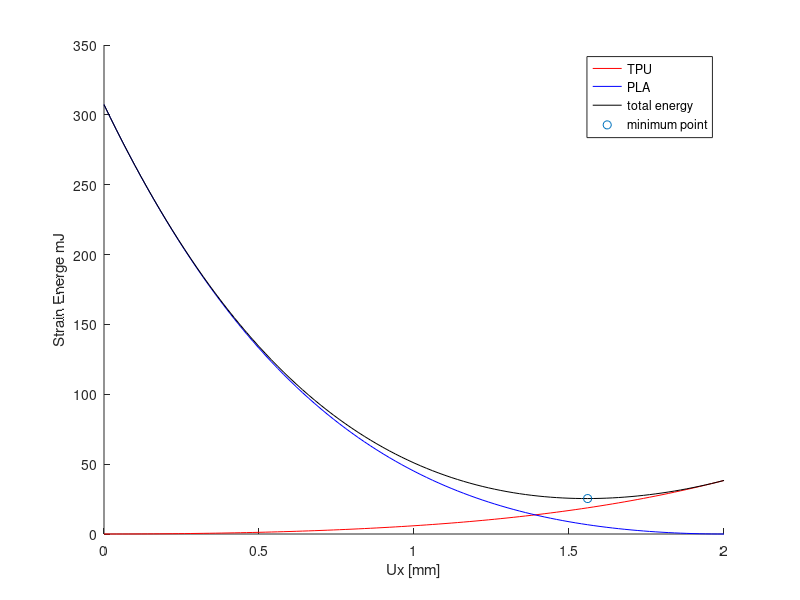
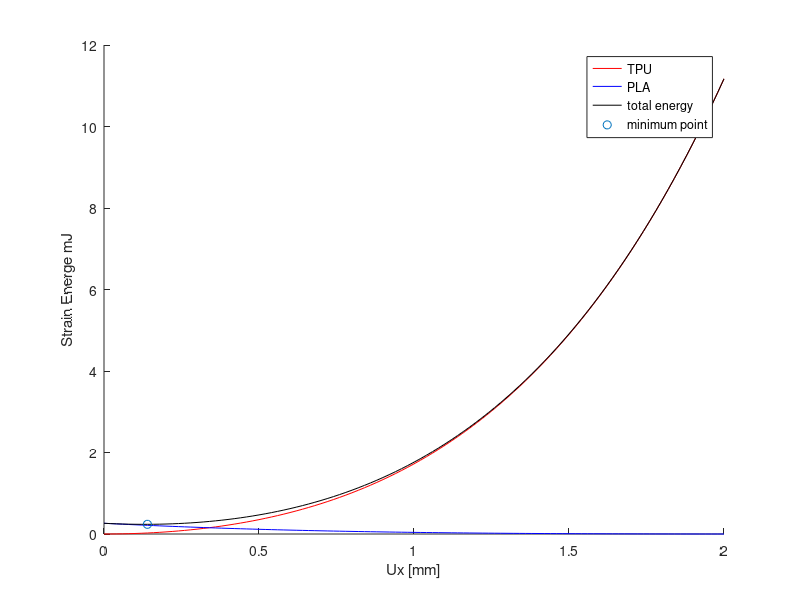
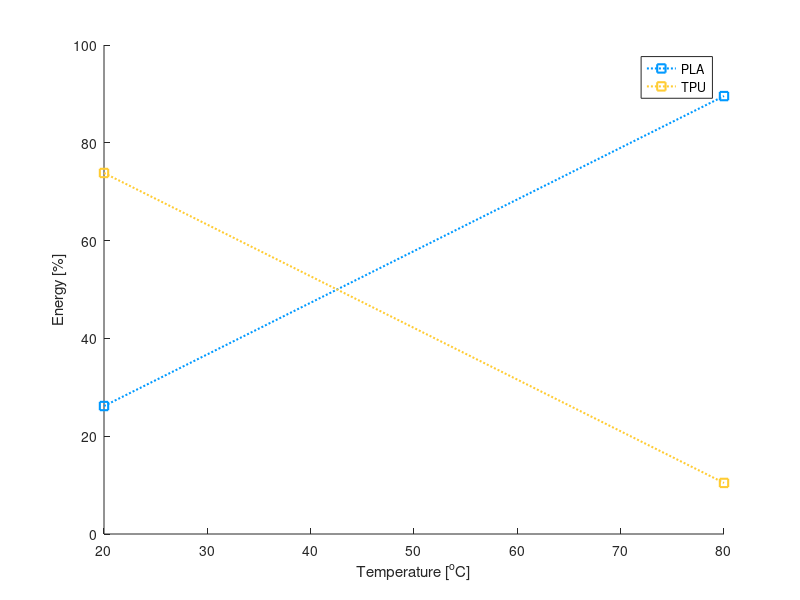
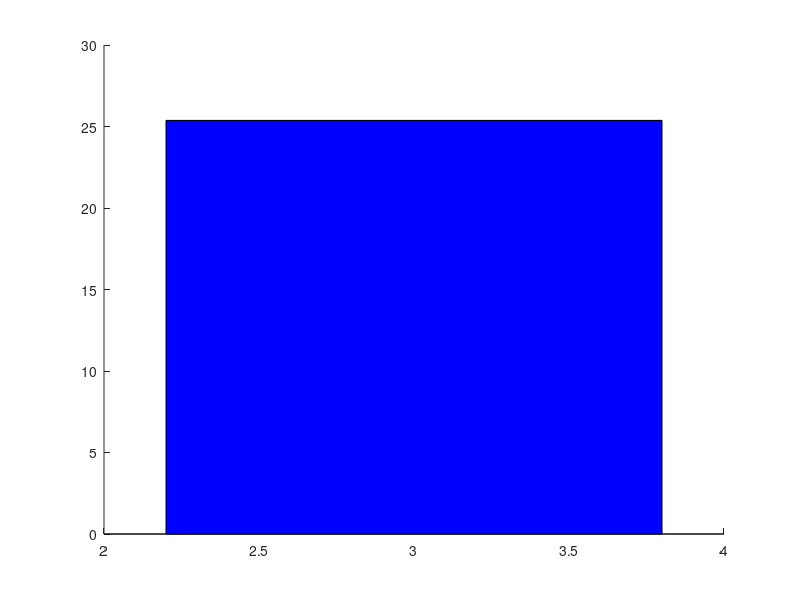

These charts were generated, in order, by the following MATLAB code:
clear
clc

SquareMode1TPU=[0,0;0.0200000000000000,0.00169064000000000;0.0400000000000000,0.00679198000000000;0.0600000000000000,0.0153503000000000;0.0800000000000000,0.0274149000000000;0.100000000000000,0.0430377000000000;0.120000000000000,0.0622741000000000;0.140000000000000,0.0851819000000000;0.160000000000000,0.111822000000000;0.180000000000000,0.142260000000000;0.200000000000000,0.176561000000000;0.220000000000000,0.214798000000000;0.240000000000000,0.257042000000000;0.260000000000000,0.303371000000000;0.280000000000000,0.353865000000000;0.300000000000000,0.408608000000000;0.320000000000000,0.467685000000000;0.340000000000000,0.531187000000000;0.360000000000000,0.599206000000000;0.380000000000000,0.671841000000000;0.400000000000000,0.749190000000000;0.420000000000000,0.831357000000000;0.440000000000000,0.918450000000000;0.460000000000000,1.01058000000000;0.480000000000000,1.10786000000000;0.500000000000000,1.21040000000000;0.520000000000000,1.31834000000000;0.540000000000000,1.43179000000000;0.560000000000000,1.55088000000000;0.580000000000000,1.67575000000000;0.600000000000000,1.80654000000000;0.620000000000000,1.94337000000000;0.640000000000000,2.08640000000000;0.660000000000000,2.23578000000000;0.680000000000000,2.39165000000000;0.700000000000000,2.55417000000000;0.720000000000000,2.72351000000000;0.740000000000000,2.89982000000000;0.760000000000000,3.08328000000000;0.780000000000000,3.27405000000000;0.800000000000000,3.47231000000000;0.820000000000000,3.67824000000000;0.840000000000000,3.89203000000000;0.860000000000000,4.11387000000000;0.880000000000000,4.34394000000000;0.900000000000000,4.58245000000000;0.920000000000000,4.82959000000000;0.940000000000000,5.08557000000000;0.960000000000000,5.35061000000000;0.980000000000000,5.62491000000000;1,5.90869000000000;1.02000000000000,6.20218000000000;1.04000000000000,6.50561000000000;1.06000000000000,6.81920000000000;1.08000000000000,7.14320000000000;1.10000000000000,7.47784000000000;1.12000000000000,7.82337000000000;1.14000000000000,8.18004000000000;1.16000000000000,8.54810000000000;1.18000000000000,8.92781000000000;1.20000000000000,9.31944000000000;1.22000000000000,9.72326000000000;1.24000000000000,10.1395000000000;1.26000000000000,10.5685000000000;1.28000000000000,11.0106000000000;1.30000000000000,11.4659000000000;1.32000000000000,11.9348000000000;1.34000000000000,12.4176000000000;1.36000000000000,12.9146000000000;1.38000000000000,13.4260000000000;1.40000000000000,13.9523000000000;1.42000000000000,14.4937000000000;1.44000000000000,15.0505000000000;1.46000000000000,15.6231000000000;1.48000000000000,16.2118000000000;1.50000000000000,16.8168000000000;1.52000000000000,17.4386000000000;1.54000000000000,18.0775000000000;1.56000000000000,18.7339000000000;1.58000000000000,19.4080000000000;1.60000000000000,20.1002000000000;1.62000000000000,20.8109000000000;1.64000000000000,21.5405000000000;1.66000000000000,22.2893000000000;1.68000000000000,23.0577000000000;1.70000000000000,23.8460000000000;1.72000000000000,24.6547000000000;1.74000000000000,25.4841000000000;1.76000000000000,26.3346000000000;1.78000000000000,27.2066000000000;1.80000000000000,28.1005000000000;1.82000000000000,29.0167000000000;1.84000000000000,29.9555000000000;1.86000000000000,30.9175000000000;1.88000000000000,31.9029000000000;1.90000000000000,32.9123000000000;1.92000000000000,33.9460000000000;1.94000000000000,35.0044000000000;1.96000000000000,36.0881000000000;1.98000000000000,37.1973000000000;2,38.3325000000000];
SquareMode1PLA=[0,0;0.0200000000000000,0.0121739000000000;0.0400000000000000,0.0488540000000000;0.0600000000000000,0.110309000000000;0.0800000000000000,0.196848000000000;0.100000000000000,0.308824000000000;0.120000000000000,0.446629000000000;0.140000000000000,0.610697000000000;0.160000000000000,0.801501000000000;0.180000000000000,1.01956000000000;0.200000000000000,1.26542000000000;0.220000000000000,1.53969000000000;0.240000000000000,1.84300000000000;0.260000000000000,2.17602000000000;0.280000000000000,2.53947000000000;0.300000000000000,2.93411000000000;0.320000000000000,3.36072000000000;0.340000000000000,3.82014000000000;0.360000000000000,4.31323000000000;0.380000000000000,4.84092000000000;0.400000000000000,5.40413000000000;0.420000000000000,6.00386000000000;0.440000000000000,6.64112000000000;0.460000000000000,7.31697000000000;0.480000000000000,8.03251000000000;0.500000000000000,8.78885000000000;0.520000000000000,9.58718000000000;0.540000000000000,10.4287000000000;0.560000000000000,11.3146000000000;0.580000000000000,12.2462000000000;0.600000000000000,13.2248000000000;0.620000000000000,14.2517000000000;0.640000000000000,15.3283000000000;0.660000000000000,16.4560000000000;0.680000000000000,17.6363000000000;0.700000000000000,18.8705000000000;0.720000000000000,20.1603000000000;0.740000000000000,21.5071000000000;0.760000000000000,22.9125000000000;0.780000000000000,24.3781000000000;0.800000000000000,25.9055000000000;0.820000000000000,27.4964000000000;0.840000000000000,29.1525000000000;0.860000000000000,30.8755000000000;0.880000000000000,32.6670000000000;0.900000000000000,34.5290000000000;0.920000000000000,36.4631000000000;0.940000000000000,38.4713000000000;0.960000000000000,40.5553000000000;0.980000000000000,42.7171000000000;1,44.9586000000000;1.02000000000000,47.2816000000000;1.04000000000000,49.6882000000000;1.06000000000000,52.1803000000000;1.08000000000000,54.7599000000000;1.10000000000000,57.4292000000000;1.12000000000000,60.1900000000000;1.14000000000000,63.0446000000000;1.16000000000000,65.9950000000000;1.18000000000000,69.0433000000000;1.20000000000000,72.1918000000000;1.22000000000000,75.4425000000000;1.24000000000000,78.7977000000000;1.26000000000000,82.2595000000000;1.28000000000000,85.8303000000000;1.30000000000000,89.5123000000000;1.32000000000000,93.3077000000000;1.34000000000000,97.2189000000000;1.36000000000000,101.248000000000;1.38000000000000,105.398000000000;1.40000000000000,109.670000000000;1.42000000000000,114.068000000000;1.44000000000000,118.593000000000;1.46000000000000,123.248000000000;1.48000000000000,128.036000000000;1.50000000000000,132.958000000000;1.52000000000000,138.018000000000;1.54000000000000,143.217000000000;1.56000000000000,148.559000000000;1.58000000000000,154.046000000000;1.60000000000000,159.680000000000;1.62000000000000,165.464000000000;1.64000000000000,171.400000000000;1.66000000000000,177.492000000000;1.68000000000000,183.741000000000;1.70000000000000,190.150000000000;1.72000000000000,196.723000000000;1.74000000000000,203.460000000000;1.76000000000000,210.367000000000;1.78000000000000,217.443000000000;1.80000000000000,224.694000000000;1.82000000000000,232.121000000000;1.84000000000000,239.726000000000;1.86000000000000,247.513000000000;1.88000000000000,255.485000000000;1.90000000000000,263.644000000000;1.92000000000000,271.993000000000;1.94000000000000,280.534000000000;1.96000000000000,289.271000000000;1.98000000000000,298.206000000000;2,307.342000000000];



SquareMode1PLA(:,1)=2-abs(SquareMode1PLA(:,1));
figure(1)
hold on
plot(SquareMode1TPU(:,1),SquareMode1TPU(:,2),'r')
plot(SquareMode1PLA(:,1),SquareMode1PLA(:,2),'b')
plot(SquareMode1TPU(:,1),SquareMode1TPU(:,2)'+fliplr(SquareMode1PLA(:,2)'),'k')
a=SquareMode1TPU(:,1);
b=SquareMode1TPU(:,2)'+fliplr(SquareMode1PLA(:,2)');
plot(a(b==min(b)),min(b),'o')
a(b==min(b))
2-a(b==min(b))
xlabel('Ux [mm]')
ylabel('Strain Energe mJ')
legend('TPU','PLA','total energy','minimum point')
c=fliplr(SquareMode1PLA(:,2)');
d=SquareMode1TPU(:,2);
E_pla_20=c(b==min(b));
E_tpu_20=d(b==min(b));
E_pla_20_per=E_pla_20/(E_pla_20+E_tpu_20);
E_tpu_20_per=E_tpu_20/(E_pla_20+E_tpu_20);


SquareMode1TPU=[0,0;0.0200000000000000,0.000492698000000000;0.0400000000000000,0.00197937000000000;0.0600000000000000,0.00447350000000000;0.0800000000000000,0.00798944000000000;0.100000000000000,0.0125424000000000;0.120000000000000,0.0181484000000000;0.140000000000000,0.0248243000000000;0.160000000000000,0.0325881000000000;0.180000000000000,0.0414584000000000;0.200000000000000,0.0514548000000000;0.220000000000000,0.0625979000000000;0.240000000000000,0.0749090000000000;0.260000000000000,0.0884106000000000;0.280000000000000,0.103126000000000;0.300000000000000,0.119079000000000;0.320000000000000,0.136296000000000;0.340000000000000,0.154802000000000;0.360000000000000,0.174625000000000;0.380000000000000,0.195793000000000;0.400000000000000,0.218334000000000;0.420000000000000,0.242280000000000;0.440000000000000,0.267661000000000;0.460000000000000,0.294510000000000;0.480000000000000,0.322860000000000;0.500000000000000,0.352745000000000;0.520000000000000,0.384200000000000;0.540000000000000,0.417263000000000;0.560000000000000,0.451970000000000;0.580000000000000,0.488361000000000;0.600000000000000,0.526474000000000;0.620000000000000,0.566352000000000;0.640000000000000,0.608035000000000;0.660000000000000,0.651567000000000;0.680000000000000,0.696992000000000;0.700000000000000,0.744356000000000;0.720000000000000,0.793705000000000;0.740000000000000,0.845087000000000;0.760000000000000,0.898551000000000;0.780000000000000,0.954147000000000;0.800000000000000,1.01193000000000;0.820000000000000,1.07194000000000;0.840000000000000,1.13425000000000;0.860000000000000,1.19889000000000;0.880000000000000,1.26594000000000;0.900000000000000,1.33545000000000;0.920000000000000,1.40747000000000;0.940000000000000,1.48207000000000;0.960000000000000,1.55931000000000;0.980000000000000,1.63925000000000;1,1.72195000000000;1.02000000000000,1.80749000000000;1.04000000000000,1.89591000000000;1.06000000000000,1.98730000000000;1.08000000000000,2.08172000000000;1.10000000000000,2.17925000000000;1.12000000000000,2.27994000000000;1.14000000000000,2.38389000000000;1.16000000000000,2.49115000000000;1.18000000000000,2.60181000000000;1.20000000000000,2.71594000000000;1.22000000000000,2.83362000000000;1.24000000000000,2.95494000000000;1.26000000000000,3.07996000000000;1.28000000000000,3.20878000000000;1.30000000000000,3.34147000000000;1.32000000000000,3.47812000000000;1.34000000000000,3.61882000000000;1.36000000000000,3.76366000000000;1.38000000000000,3.91272000000000;1.40000000000000,4.06609000000000;1.42000000000000,4.22386000000000;1.44000000000000,4.38614000000000;1.46000000000000,4.55300000000000;1.48000000000000,4.72455000000000;1.50000000000000,4.90088000000000;1.52000000000000,5.08209000000000;1.54000000000000,5.26828000000000;1.56000000000000,5.45956000000000;1.58000000000000,5.65601000000000;1.60000000000000,5.85775000000000;1.62000000000000,6.06487000000000;1.64000000000000,6.27749000000000;1.66000000000000,6.49571000000000;1.68000000000000,6.71964000000000;1.70000000000000,6.94938000000000;1.72000000000000,7.18505000000000;1.74000000000000,7.42676000000000;1.76000000000000,7.67462000000000;1.78000000000000,7.92875000000000;1.80000000000000,8.18925000000000;1.82000000000000,8.45625000000000;1.84000000000000,8.72986000000000;1.86000000000000,9.01020000000000;1.88000000000000,9.29739000000000;1.90000000000000,9.59155000000000;1.92000000000000,9.89279000000000;1.94000000000000,10.2013000000000;1.96000000000000,10.5170000000000;1.98000000000000,10.8403000000000;2,11.1711000000000];
SquareMode1PLA=[0,0;0.0200000000000000,1.76539000000000e-05;0.0400000000000000,6.30970000000000e-05;0.0600000000000000,0.000133118000000000;0.0800000000000000,0.000227099000000000;0.100000000000000,0.000345095000000000;0.120000000000000,0.000487260000000000;0.140000000000000,0.000653747000000000;0.160000000000000,0.000844714000000000;0.180000000000000,0.00106035000000000;0.200000000000000,0.00130088000000000;0.220000000000000,0.00156662000000000;0.240000000000000,0.00185791000000000;0.260000000000000,0.00217518000000000;0.280000000000000,0.00251889000000000;0.300000000000000,0.00288958000000000;0.320000000000000,0.00328785000000000;0.340000000000000,0.00371433000000000;0.360000000000000,0.00416971000000000;0.380000000000000,0.00465473000000000;0.400000000000000,0.00517015000000000;0.420000000000000,0.00571681000000000;0.440000000000000,0.00629556000000000;0.460000000000000,0.00690729000000000;0.480000000000000,0.00755294000000000;0.500000000000000,0.00823348000000000;0.520000000000000,0.00894989000000000;0.540000000000000,0.00970322000000000;0.560000000000000,0.0104945000000000;0.580000000000000,0.0113249000000000;0.600000000000000,0.0121955000000000;0.620000000000000,0.0131073000000000;0.640000000000000,0.0140618000000000;0.660000000000000,0.0150599000000000;0.680000000000000,0.0161029000000000;0.700000000000000,0.0171922000000000;0.720000000000000,0.0183289000000000;0.740000000000000,0.0195145000000000;0.760000000000000,0.0207501000000000;0.780000000000000,0.0220372000000000;0.800000000000000,0.0233771000000000;0.820000000000000,0.0247713000000000;0.840000000000000,0.0262210000000000;0.860000000000000,0.0277279000000000;0.880000000000000,0.0292933000000000;0.900000000000000,0.0309188000000000;0.920000000000000,0.0326057000000000;0.940000000000000,0.0343557000000000;0.960000000000000,0.0361703000000000;0.980000000000000,0.0380511000000000;1,0.0399995000000000;1.02000000000000,0.0420173000000000;1.04000000000000,0.0441060000000000;1.06000000000000,0.0462673000000000;1.08000000000000,0.0485028000000000;1.10000000000000,0.0508142000000000;1.12000000000000,0.0532032000000000;1.14000000000000,0.0556714000000000;1.16000000000000,0.0582206000000000;1.18000000000000,0.0608526000000000;1.20000000000000,0.0635690000000000;1.22000000000000,0.0663717000000000;1.24000000000000,0.0692624000000000;1.26000000000000,0.0722429000000000;1.28000000000000,0.0753150000000000;1.30000000000000,0.0784806000000000;1.32000000000000,0.0817414000000000;1.34000000000000,0.0850994000000000;1.36000000000000,0.0885563000000000;1.38000000000000,0.0921141000000000;1.40000000000000,0.0957747000000000;1.42000000000000,0.0995400000000000;1.44000000000000,0.103412000000000;1.46000000000000,0.107392000000000;1.48000000000000,0.111483000000000;1.50000000000000,0.115686000000000;1.52000000000000,0.120003000000000;1.54000000000000,0.124437000000000;1.56000000000000,0.128989000000000;1.58000000000000,0.133661000000000;1.60000000000000,0.138456000000000;1.62000000000000,0.143375000000000;1.64000000000000,0.148420000000000;1.66000000000000,0.153594000000000;1.68000000000000,0.158898000000000;1.70000000000000,0.164334000000000;1.72000000000000,0.169905000000000;1.74000000000000,0.175612000000000;1.76000000000000,0.181458000000000;1.78000000000000,0.187444000000000;1.80000000000000,0.193574000000000;1.82000000000000,0.199848000000000;1.84000000000000,0.206269000000000;1.86000000000000,0.212840000000000;1.88000000000000,0.219561000000000;1.90000000000000,0.226436000000000;1.92000000000000,0.233466000000000;1.94000000000000,0.240654000000000;1.96000000000000,0.248001000000000;1.98000000000000,0.255511000000000;2,0.263184000000000];


SquareMode1PLA(:,1)=2-abs(SquareMode1PLA(:,1));
figure(2)
hold on
plot(SquareMode1TPU(:,1),SquareMode1TPU(:,2),'r')
plot(SquareMode1PLA(:,1),SquareMode1PLA(:,2),'b')
plot(SquareMode1TPU(:,1),SquareMode1TPU(:,2)'+fliplr(SquareMode1PLA(:,2)'),'k')
a=SquareMode1TPU(:,1);
b=SquareMode1TPU(:,2)'+fliplr(SquareMode1PLA(:,2)');
plot(a(b==min(b)),min(b),'o')
a(b==min(b))
2-a(b==min(b))
xlabel('Ux [mm]')
ylabel('Strain Energe mJ')
legend('TPU','PLA','total energy','minimum point')
c=fliplr(SquareMode1PLA(:,2)');
d=SquareMode1TPU(:,2);
E_pla_80=c(b==min(b));
E_tpu_80=d(b==min(b));
E_pla_80_per=E_pla_80/(E_pla_80+E_tpu_80);
E_tpu_80_per=E_tpu_80/(E_pla_80+E_tpu_80);

figure(3)
hold on
plot([20,80],[E_pla_20_per,E_pla_80_per]*100,'s:','Color',[0 0.600000023841858 1],'LineWidth',1.5)
plot([20,80],[E_tpu_20_per,E_tpu_80_per]*100,'s:','Color',[1 0.800000011920929 0.200000002980232],'LineWidth',1.5)
xlabel('Temperature [^oC]')
ylabel('Energy [%]')
legend('PLA','TPU')

figure(4)
hold on
bar(3,E_pla_20+E_tpu_20,'b')
